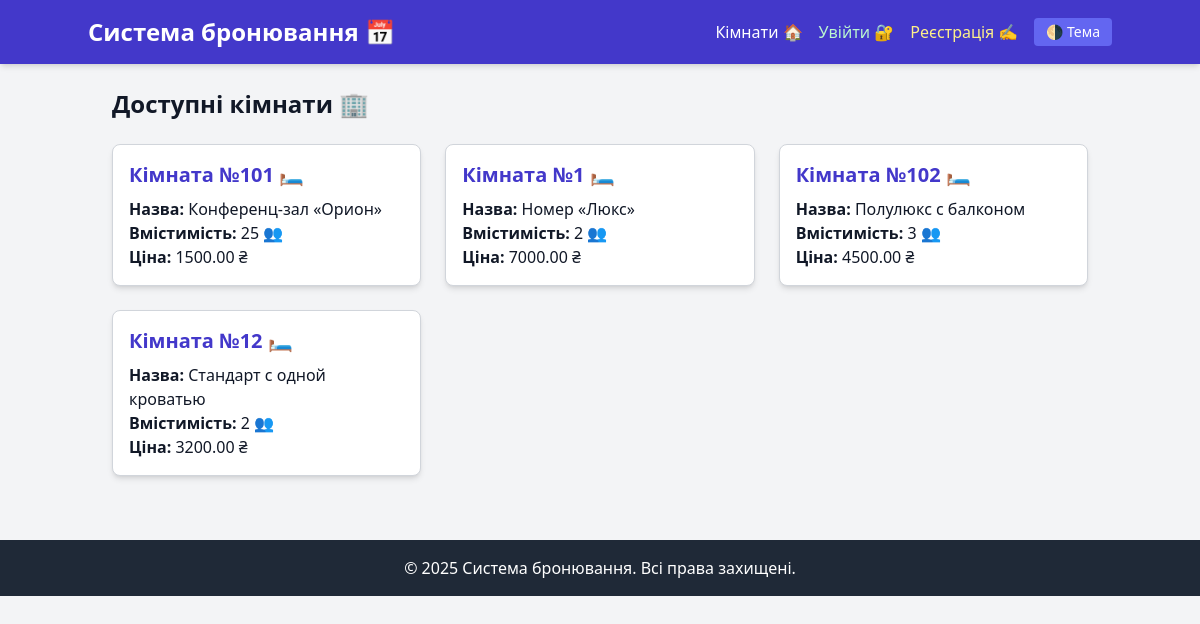
Page /rooms/ on the earlier database version.
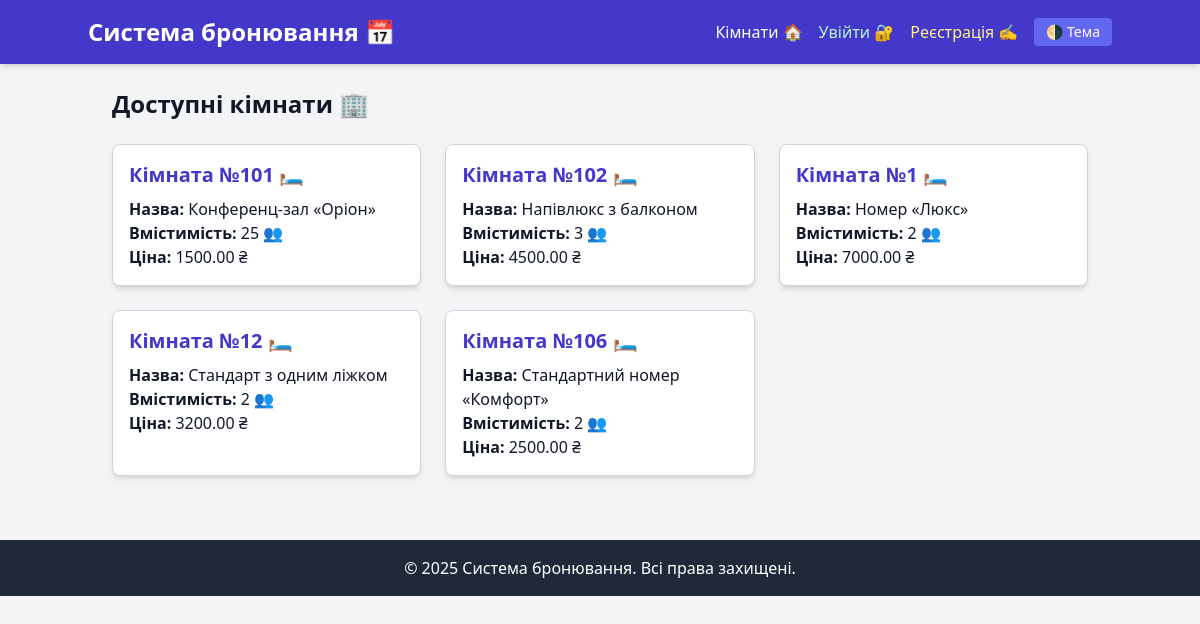
Same page on the later database version.
### booking/models.py (models this page shows, shortened)
class Location(models.Model):
    number = models.CharField(max_length=10 , default='N/A')  # номер локації
    title = models.CharField(max_length=100,unique=True)
    capacity = models.PositiveIntegerField()
    price = models.DecimalField(max_digits=6, decimal_places=2)
    description = models.TextField()
    created_at = models.DateTimeField(auto_now_add=True)
    is_active = models.BooleanField(default=True)
    image = models.ImageField(upload_to='room_images/', blank=True, null=True)
    class Meta:
        verbose_name = _('Location')
        verbose_name_plural = _('Locations')
        ordering = ['title']

### booking/views.py (the view)
# urls.py: path('rooms/', views.room_list, name='room_list'),
def room_list(request):
    rooms = Location.objects.all()
    return render(request, "room_list.html", {"rooms_list": rooms})

### templates/room_list.html
{% extends "base.html" %}
{% block content %}
    <h2 class="text-2xl font-bold mb-6 text-gray-900 dark:text-gray-100">Доступні кімнати 🏢</h2>
    <div class="grid grid-cols-1 md:grid-cols-2 lg:grid-cols-3 gap-6">
        {% for room in rooms_list %}
            <a href="{% url 'location_detail' room.pk %}"
               class="block bg-white text-gray-900 shadow-md rounded-lg p-4 border border-gray-300 hover:bg-indigo-100 dark:bg-gray-800 dark:text-gray-100 dark:border-gray-700 dark:hover:bg-indigo-700 transition">
                <h3 class="text-xl font-semibold text-indigo-700 dark:text-indigo-400 mb-2">Кімната №{{ room.number }} 🛏️</h3>
                <p><strong>Назва:</strong> {{ room.title }}</p>
                <p><strong>Вмістимість:</strong> {{ room.capacity }} 👥</p>
                <p><strong>Ціна:</strong> {{ room.price }} ₴</p>
            </a>
        {% empty %}
            <p class="text-gray-700 dark:text-gray-300">Немає доступних кімнат.</p>
        {% endfor %}
    </div>
{% endblock %}

Differences in the rows shown:
changed Location: title "Конференц-зал «Орион»" → "Конференц-зал «Оріон»"
changed Location: title "Полулюкс с балконом" → "Напівлюкс з балконом"; moves up the list
changed Location: title "Стандарт с одной кроватью" → "Стандарт з одним ліжком"
added Location: number "106", title "Стандартний номер «Комфорт»", capacity "2", price "2500.00"
